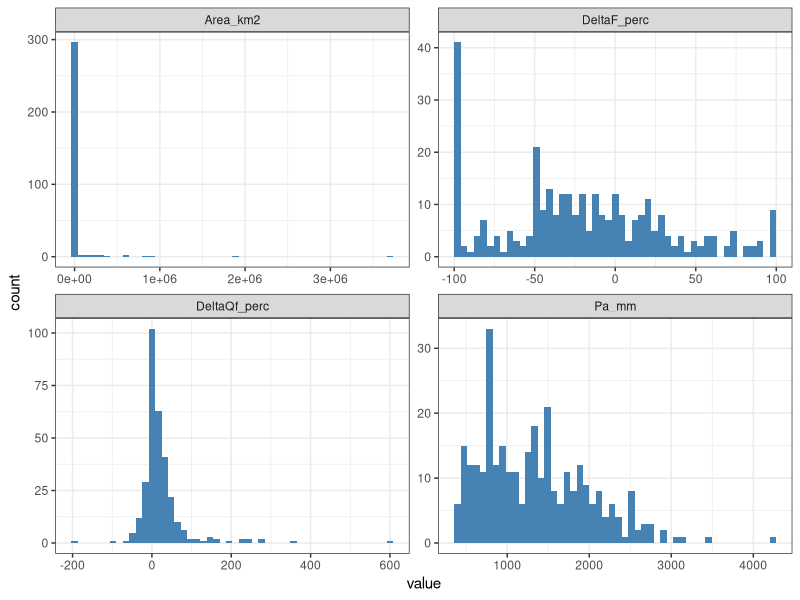
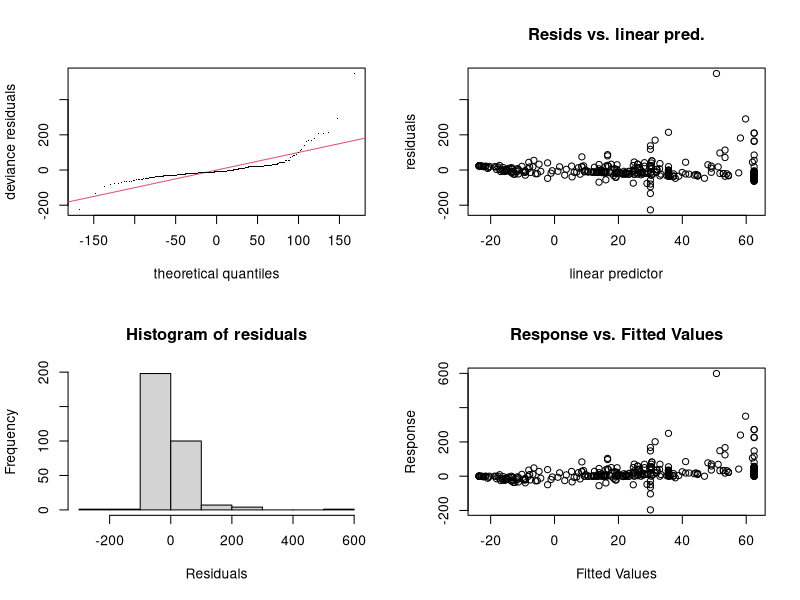
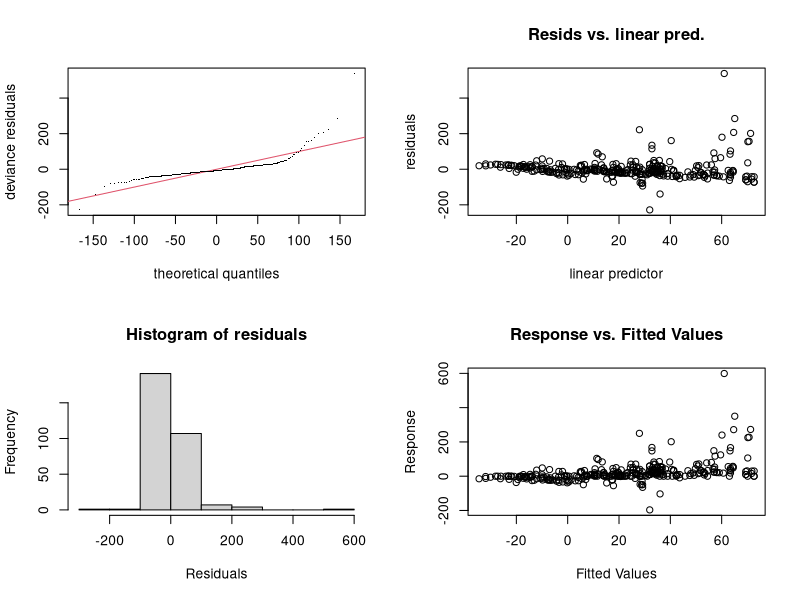
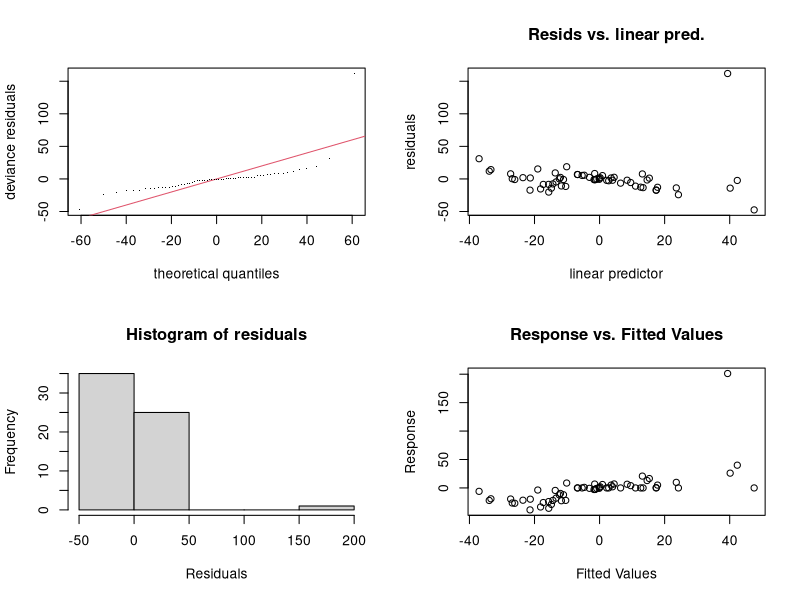
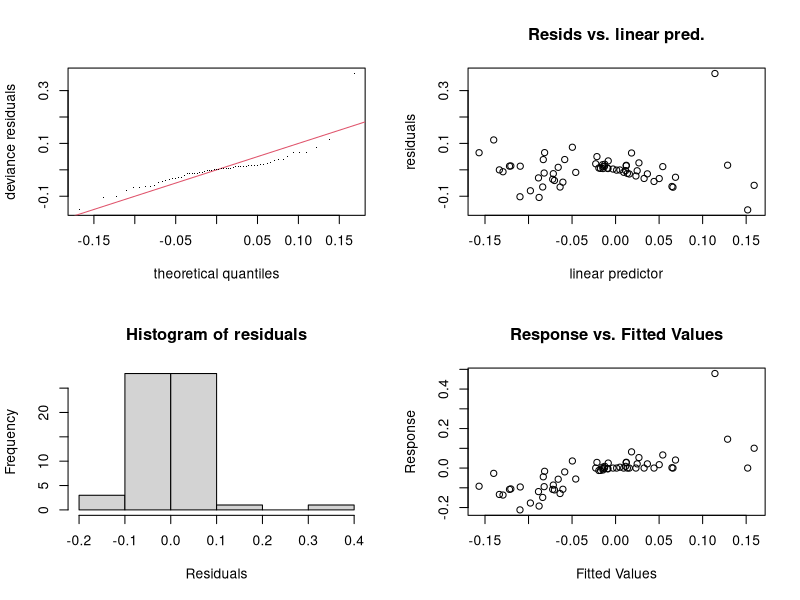
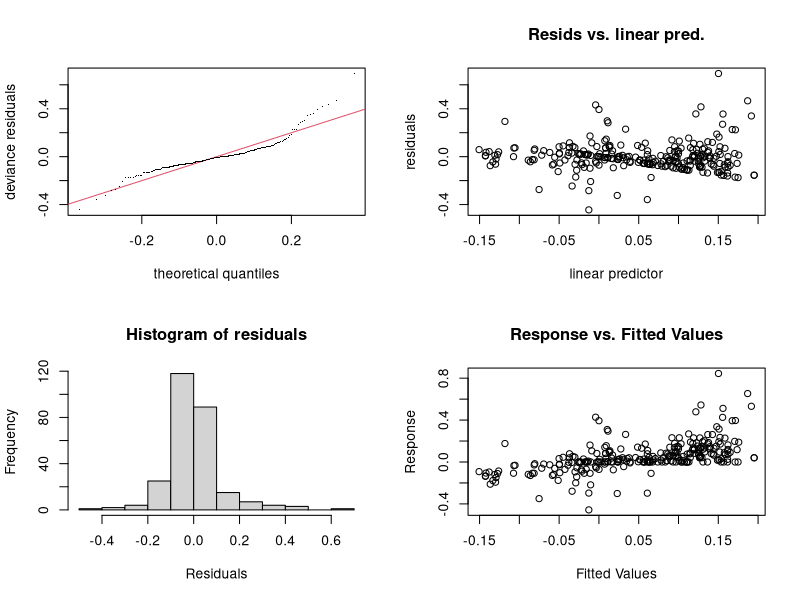
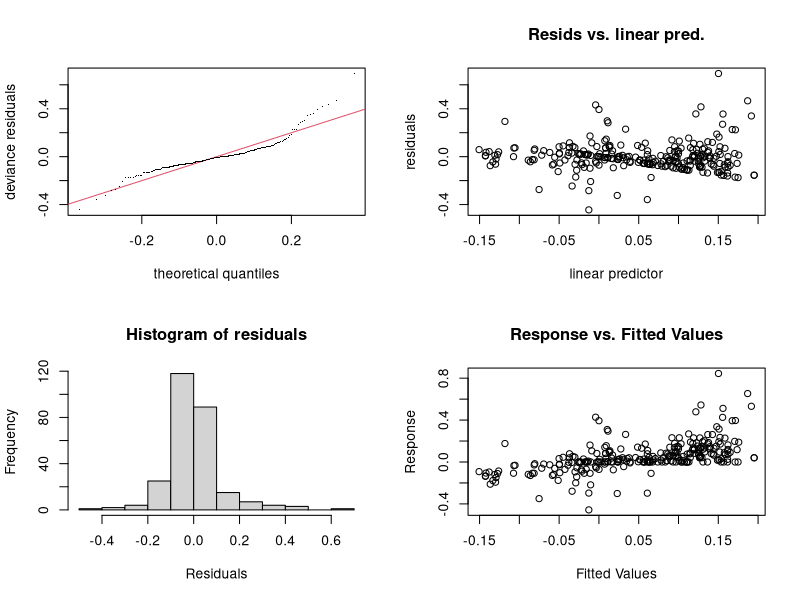
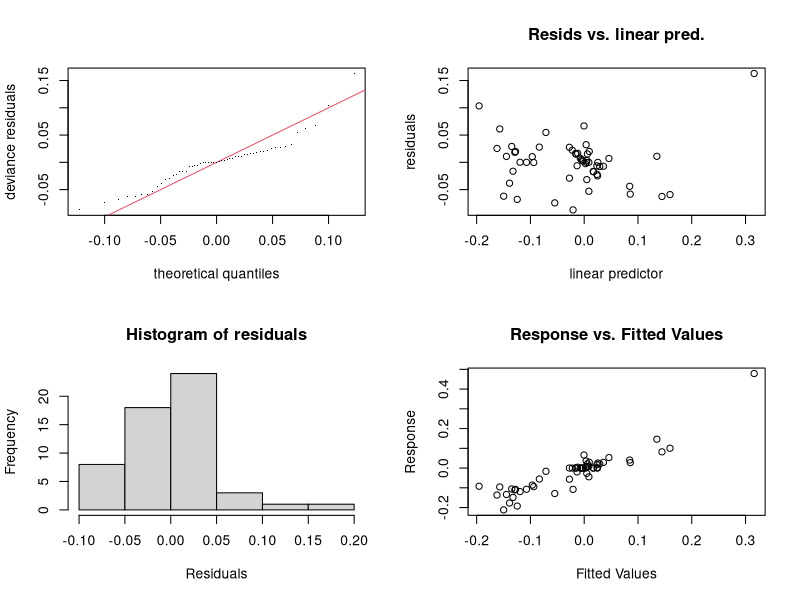

These figures' R source, in order:
## ---- chunk 1
require(tidyverse)
require(lubridate)
require(mgcv)

Zhang_small <- read_csv("../../data/TablesZhangetal2017_small.csv")
Zhang_large <- read_csv("../../data/TablesZhangetal2017_large.csv")
## ---- chunk 2
names(Zhang_small)[3:4] <- c("Area_km2", "Pa_mm")
names(Zhang_large)[3:4] <- c("Area_km2", "Pa_mm")
names(Zhang_small)[5:6] <- c("Forest_type", "Hydrological_regime")
names(Zhang_large)[5:6] <- c("Forest_type", "Hydrological_regime")
names(Zhang_small)[9:10] <- c("Precip_data_type", "Assessment_technique")
names(Zhang_large)[9:10] <- c("Precip_data_type", "Assessment_technique")
## ---- chunk 3
Zhang_small$From <- as.numeric(Zhang_small$From)
Zhang_small$To <- as.numeric(Zhang_small$To)
Zhang_all <- bind_rows(Zhang_large,Zhang_small)
## ---- chunk 4
Zhang_all %>%
  pivot_longer(c(DeltaF_perc, DeltaQf_perc, Area_km2, Pa_mm), 
               names_to = "variable", values_to = "value") %>%
  ggplot(aes(value)) + geom_histogram(fill = "steelblue", bins=50) + theme_bw() + facet_wrap(~variable, scales = "free")
## ---- chunk 5
Zhang_all2 <- Zhang_all %>%
  mutate(Forest_Sign = ifelse(DeltaF_perc < 0,
                              "decrease", "increase"),
         DeltaF_perc_pos = ifelse(DeltaF_perc < 0,
                                  -1*DeltaF_perc,
                                  DeltaF_perc))

## ---- chunk 6
linear_model_simple <- gam(DeltaQf_perc ~ DeltaF_perc_pos +
                             Forest_Sign, 
                           data = Zhang_all2)
summary(linear_model_simple)
gam.check(linear_model_simple)

## ---- chunk 7

linear_model2 <- gam(DeltaQf_perc ~ DeltaF_perc_pos + Forest_Sign + Area_km2 + Pa_mm, data = Zhang_all2)
summary(linear_model2)
gam.check(linear_model2)
## ---- chunk 8
linear_model_all_log <- gam(DeltaQf_perc ~ DeltaF_perc + Forest_Sign + Area_km2 + Pa_mm + Latitude + Longitude, data = Zhang_all2)
summary(linear_model_all_log)
gam.check(linear_model_all_log)
## ---- chunk 9
Zhang_all <- Zhang_all %>%
  mutate(length = To - From)
linear_model_all_log <- gam(log10(DeltaQf_perc/100 + 1) ~ DeltaF_perc + log10(Area_km2) + Pa_mm +  Latitude + Longitude + From + length, data = Zhang_all)
summary(linear_model_all_log)
gam.check(linear_model_all_log)
## ---- chunk 10


linear_model_all_log <- gam(log10(DeltaQf_perc/100 + 1) ~ DeltaF_perc + s(Area_km2, k=3) + s(Pa_mm, k=3) + s(From,k = 3) + s(length, k=3) + Precip_data_type + Assessment_technique + Forest_type + Hydrological_regime, data = Zhang_all)
summary(linear_model_all_log)
gam.check(linear_model_all_log)
## ---- chunk 11


linear_model_all_log <- gam(log10(DeltaQf_perc/100 + 1) ~ DeltaF_perc + s(Area_km2, k=3) + s(Pa_mm, k=3) + s(From,k = 3) + s(length, k=3) + Precip_data_type + Assessment_technique + Forest_type + Hydrological_regime, data = Zhang_all)
summary(linear_model_all_log)
gam.check(linear_model_all_log)
## ---- chunk 12

linear_model_all_log <- gam(log10(DeltaQf_perc/100 + 1) ~ DeltaF_perc + log10(Area_km2) + s(Pa_mm, k=3) + From + length + Precip_data_type + Assessment_technique + Forest_type + Hydrological_regime + Latitude + Longitude, data = Zhang_all)
summary(linear_model_all_log)
gam.check(linear_model_all_log)
## ---- chunk 13
Zhang_all %>%
  ggplot(aes(Assessment_technique,log10(Area_km2))) + geom_boxplot()
## ---- chunk 14
Zhang_all2 %>%
  ggplot(aes(DeltaF_perc_pos, DeltaQf_perc, colour = Assessment_technique,size = log10(Area_km2), shape = Forest_Sign)) + geom_point()
## ---- chunk 15
tiff("flow_forest_byArea.tiff", width = 2500, height = 1800, res = 300)
Zhang_all2 %>%
  ggplot(aes(DeltaF_perc_pos, DeltaQf_perc, colour = Assessment_technique,size = log10(Area_km2), 
             shape = Forest_Sign)) + geom_point(alpha = 0.5) +
  theme_bw() + ylab("% change in flow") +
  theme(axis.title = element_text(size = rel(2)),
        axis.text = element_text(size = rel(1.5))) +
  xlab("% change in forestry") + #scale_y_log10() +
  scale_size_continuous(name = "log10(Area in km2)") +
  scale_colour_discrete(name = "Assessment Technique") +
  scale_shape_discrete(name = "Forest cover direction")
dev.off()
## ---- chunk 16
Zhang_all %>%
  ggplot(aes(Latitude, log10(DeltaQf_perc/100 + 1), colour = DeltaF_perc,size = log10(Area_km2))) + geom_point()
## ---- chunk 17
Zhang_all %>%
  ggplot(aes(Area_km2)) + geom_histogram(fill="blue", bins =50) +
  scale_x_log10()
total <- nrow(Zhang_all)
length(Zhang_all$Area_km2[Zhang_all$Area_km2<10])/total
## ---- chunk 18
Zhang_all %>%
  ggplot(aes(length)) + geom_histogram(fill="blue", bins =50) 
## ---- chunk 19
#windows()
Zhang_all %>%
  ggplot(aes(log10(length), (DeltaQf_perc/100 + 1), colour = DeltaF_perc/100, size = log10(Area_km2))) + geom_point() +
  theme_bw() + ylab("log10 (fractional change in flow + 1)") +
  xlab("Length of study") + scale_size_continuous(name = "log10 Area in km2") +
  scale_colour_continuous(name = "change in forest cover")
